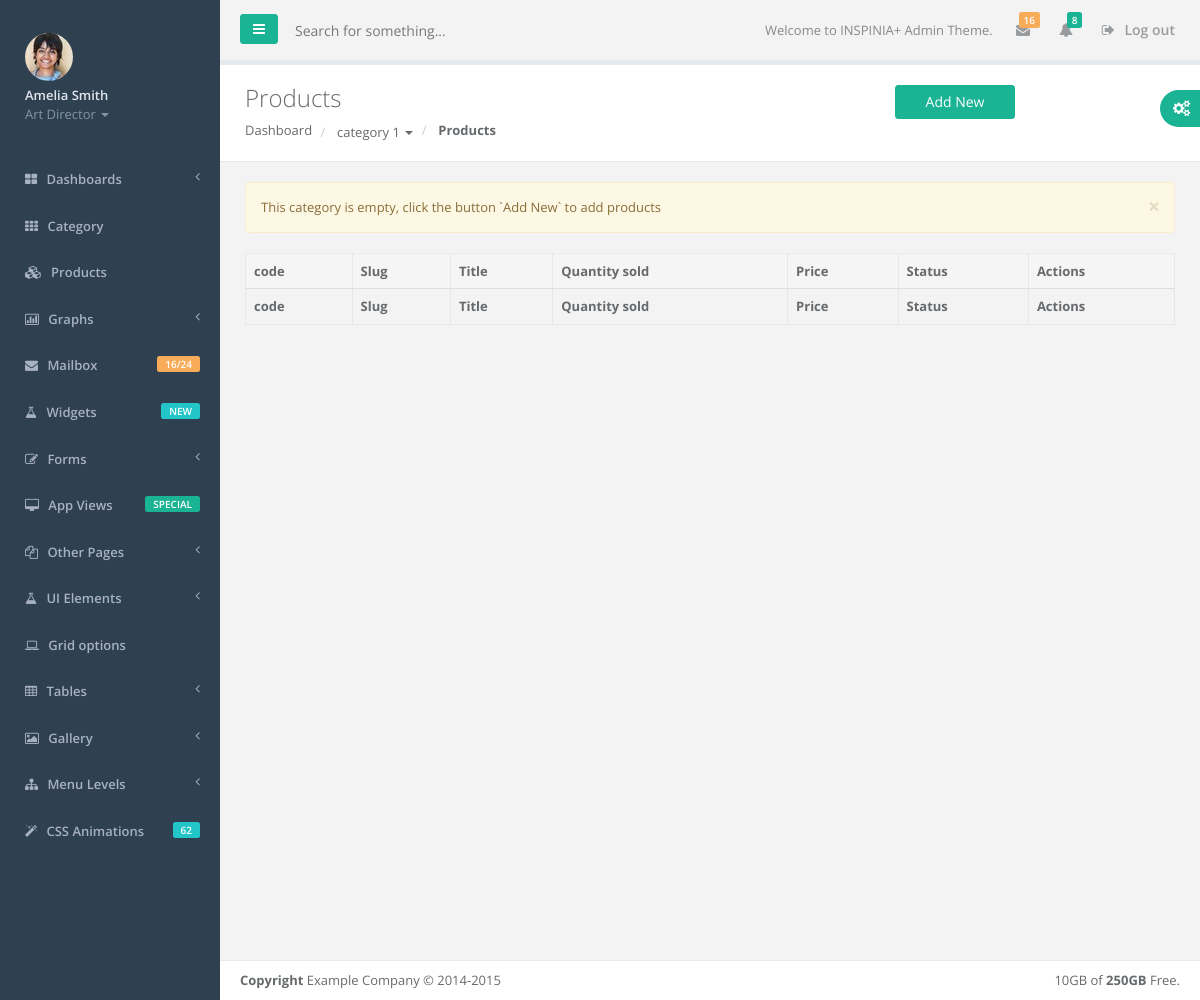
/admin/products.html?category=4, run on an earlier commit of the app's database.
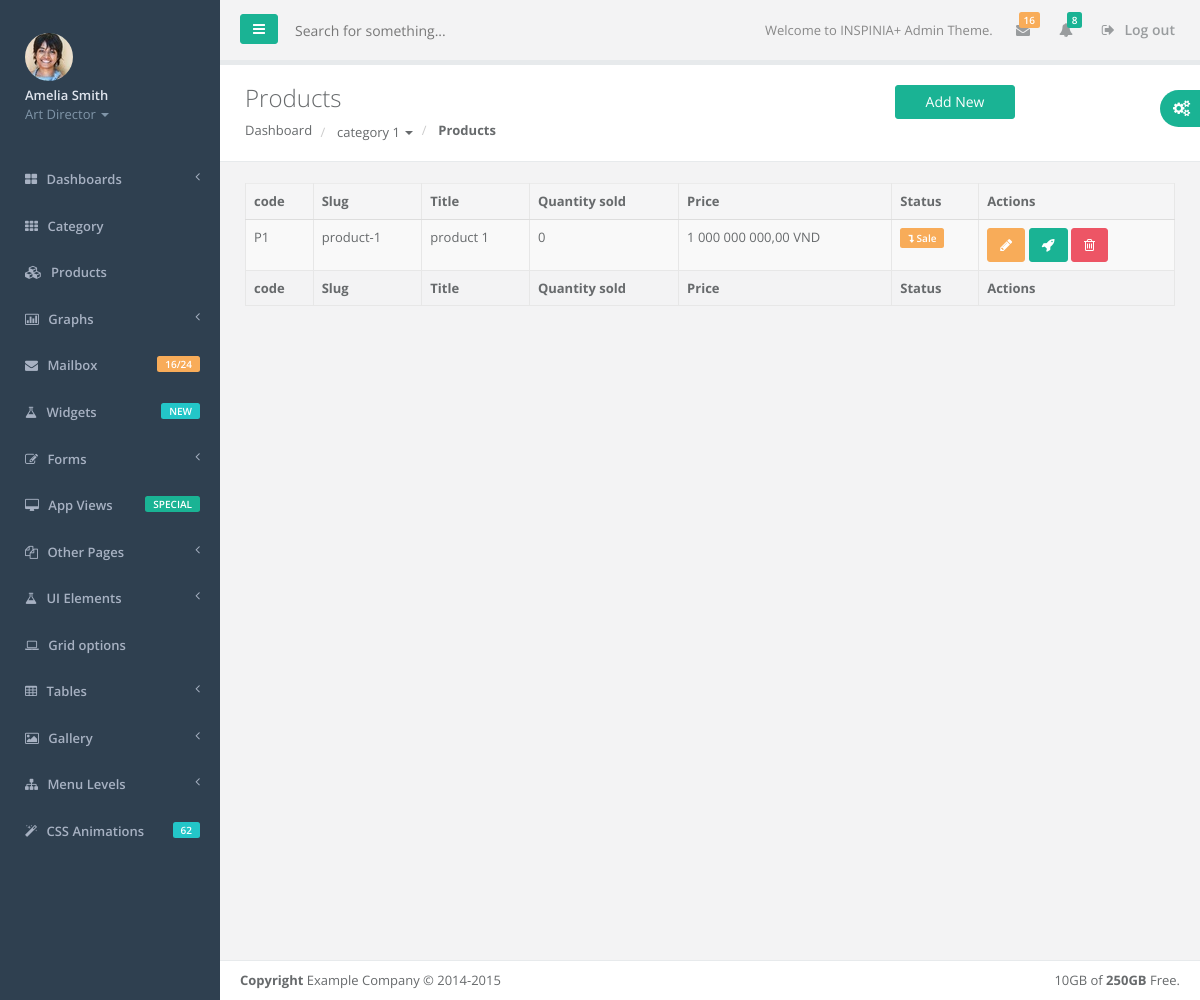
And on a later commit of the database.
### tables this page shows
CREATE TABLE IF NOT EXISTS `product` (
  `id` int(11) NOT NULL AUTO_INCREMENT,
  `title` varchar(50) NOT NULL,
  `description` longtext,
  `sort_description` varchar(1000) DEFAULT NULL,
  `image` varchar(1000) DEFAULT NULL,
  `code` varchar(10) DEFAULT NULL,
  `quantity_sold` int(11) NOT NULL DEFAULT '0',
  `price` int(11) NOT NULL DEFAULT '0',
  `slug` varchar(1000) NOT NULL,
  `is_active` bit(1) NOT NULL DEFAULT b'1',
  `seo_title` varchar(1000) DEFAULT NULL,
  `seo_description` varchar(1000) DEFAULT NULL,
  `seo_tags` varchar(1000) DEFAULT NULL,
  `updated` datetime NOT NULL DEFAULT CURRENT_TIMESTAMP ON UPDATE CURRENT_TIMESTAMP,
  `category_id` int(11) NOT NULL,
  PRIMARY KEY (`id`),
  UNIQUE KEY `slug` (`slug`),
  UNIQUE KEY `code` (`code`),
  KEY `FK_product_category` (`category_id`),
  CONSTRAINT `FK_product_category` FOREIGN KEY (`category_id`) REFERENCES `category` (`id`) ON DELETE CASCADE ON UPDATE CASCADE
);

### admin/products.php (the view, shortened to what the changed rows need)
<?php
include "connect.php";
$sql = "SELECT *,(select count(id) from price where from_date <= '".date("Y-m-d")."' AND to_date >= '".date("Y-m-d")."' AND product_id = product.id ) as sale  FROM product ";
if(isset($_GET["category"])){
    $sqlcat = "SELECT id,title  FROM category WHERE id = ".$_GET["category"];
    $getCat = $conn->query($sqlcat);
    if( $getCat->num_rows > 0 ){
        $curCat     = $getCat->fetch_assoc() ;
        $sql = "SELECT *,(select count(id) from price where from_date <= '".date("Y-m-d")."' AND to_date >= '".date("Y-m-d")."' AND product_id = product.id ) as sale  FROM product WHERE category_id = ".$curCat["id"];
    }
}
$products = $conn->query($sql);
$sql_getcat = "SELECT id,title,IF(isNull(parent_id),0,parent_id) as parent FROM category WHERE is_active = 1 ORDER BY parent_id,title";
$categories = $conn->query($sql_getcat);
?>
<!DOCTYPE html>
<html>
<head>
    <link href="css/bootstrap.min.css" rel="stylesheet">
    <link href="font-awesome/css/font-awesome.css" rel="stylesheet">
    <link href="css/plugins/dataTables/dataTables.bootstrap.css" rel="stylesheet">
    <link href="css/animate.css" rel="stylesheet">
    <link href="css/style.css" rel="stylesheet">
</head>
<body>
    <div id="wrapper">
        <div id="page-wrapper" class="gray-bg">
            <div class="row wrapper border-bottom white-bg page-heading">
                <div class="col-lg-10">
                    <h2>
                        Products
                        <?php
                            $catString = '';
                            if(isset($curCat)){
                                $catString = "?category=".$curCat['id'];
                            }
                        ?>
                        <a href="product-form.html<?php echo $catString; ?>" class="btn btn-w-m btn-primary pull-right">Add New</a>
                    </h2>
                </div>
            </div>
        <div class="wrapper wrapper-content animated fadeInRight">
            <div class="row">
                <div class="col-lg-12">
                    <?php
                    if( $products->num_rows == 0 ){
                        if(isset($curCat)){
                            $message = "This category is empty, click the button `Add New` to add products";
                        }else{
                            $message = "The product list is empty, click the button `Add New` to add products";
                        }
                    ?>
                    <div class="alert alert-warning alert-dismissable">
                        <button aria-hidden="true" data-dismiss="alert" class="close" type="button">×</button>
                        <?php echo $message ?>
                    </div>
                    <?php
                    }
                    ?>
                </div>
            </div>
            <div class="row">
                <div class="col-lg-12">
                    <table class="table table-striped table-bordered table-hover dataTables-example" >
                        <thead>
                            <tr>
                                <th>code</th>
                                <th>Slug</th>
                                <th>Title</th>
                                <th>Quantity sold</th>
                                <th>Price</th>
                                <th>Status</th>
                                <th>Actions</th>
                            </tr>
                        </thead>
                        <tbody>
                            <?php
                                $catString = '';
                                if(isset($curCat)){
                                    $catString = "&category=".$curCat['id'];
                                }
                                while($row = $products->fetch_assoc()) {
                            ?>
                            <tr class="gradeX">
                                <td><?php echo $row["code"]?></td>
                                <td><?php echo $row["slug"]?></td>
                                <td><?php echo $row["title"]?></td>
                                <td class="center"><?php echo $row["quantity_sold"]?></td>
                                <td class="center"><?php if($row["price"] == 0){ echo "Call";}else{echo number_format($row["price"],2,","," ");}?> VND</td>
                                <td class="center">
                                    <?php if ( $row["is_active"] == 1){
                                        if( $row['sale'] > 0){
                                            echo '<span class="label label-warning"><i class="fa fa-level-down"></i> Sale</span>';
                                        }else{
                                            echo '<span class="label label-primary"><i class="fa fa-check"></i> Active</span>';
                                        }
                                    }else{
                                        echo '<span class="label label-danger"><i class="fa fa-times"></i> De-active</span>';
                                    }?>
                                </td>
                                <td class="center">
                                    <a class="btn btn-warning btn-bitbucket" href="product-form.html?id=<?php echo $row["id"]; echo $catString; ?>">
                                        <i class="fa fa-pencil"></i>
                                    </a>
                                    <a class="btn btn-primary btn-bitbucket" href="product-detail.html?product=<?php echo $row["id"]; echo $catString; ?>">
                                        <i class="fa fa-rocket"></i>
                                    </a>
                                    <a class="btn btn-danger btn-bitbucket">
                                        <i class="fa fa-trash-o"></i>
                                    </a>
                                </td>
                            </tr>
                            <?php } ?>
                        </tbody>
                        <tfoot>
                            <tr>
                                <th>code</th>
                                <th>Slug</th>
                                <th>Title</th>
                                <th>Quantity sold</th>
                                <th>Price</th>
                                <th>Status</th>
                                <th>Actions</th>
                            </tr>
                        </tfoot>
                    </table>
                </div>
            </div>
        </div>
        </div>
        </div>
</body>
</html>

What changed in the data, as far as the page shows it:
added product: code "P1", slug "product-1", title "product 1", quantity_sold "0", price "1 000 000 000,00", is_active "1" (drawn)
Also different on the page:
$message: "This category is empty, click the button `Add New` to add products" → (not shown)
